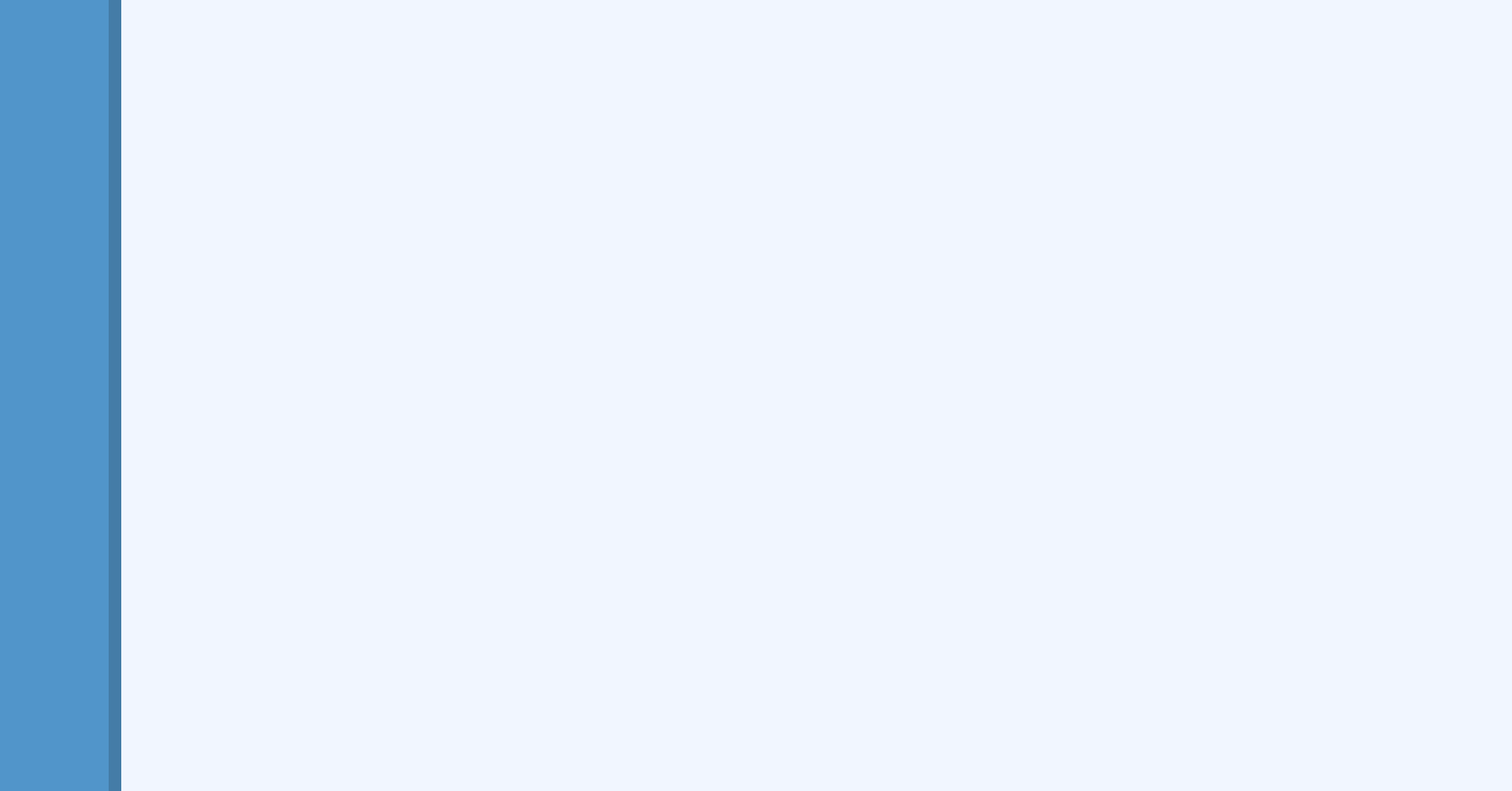
<?xml version="1.0" encoding="UTF-8"?>
<ui version="4.0">
 <class>RunStatePage</class>
 <widget class="QWidget" name="RunStatePage">
  <property name="geometry">
   <rect>
    <x>0</x>
    <y>0</y>
    <width>1920</width>
    <height>1005</height>
   </rect>
  </property>
  <property name="windowTitle">
   <string>Form</string>
  </property>
  <layout class="QHBoxLayout" name="layout">
   <property name="spacing">
    <number>0</number>
   </property>
   <property name="leftMargin">
    <number>0</number>
   </property>
   <property name="topMargin">
    <number>0</number>
   </property>
   <property name="rightMargin">
    <number>0</number>
   </property>
   <property name="bottomMargin">
    <number>0</number>
   </property>
   <item>
    <widget class="QWidget" name="leftWidget" native="true">
     <property name="maximumSize">
      <size>
       <width>154</width>
       <height>16777215</height>
      </size>
     </property>
     <property name="styleSheet">
      <string notr="true">QWidget#leftWidget{
background:rgba(81,149,202,1);
border-style:solid;
border-width:0px 16px 0px 0px;
border-color:#447CA7;
}</string>
     </property>
    </widget>
   </item>
   <item>
    <widget class="QWidget" name="rightWidget" native="true">
     <property name="styleSheet">
      <string notr="true">QWidget#rightWidget{
	background:rgba(241,246,255,1);
}</string>
     </property>
    </widget>
   </item>
  </layout>
 </widget>
 <resources/>
 <connections/>
</ui>
